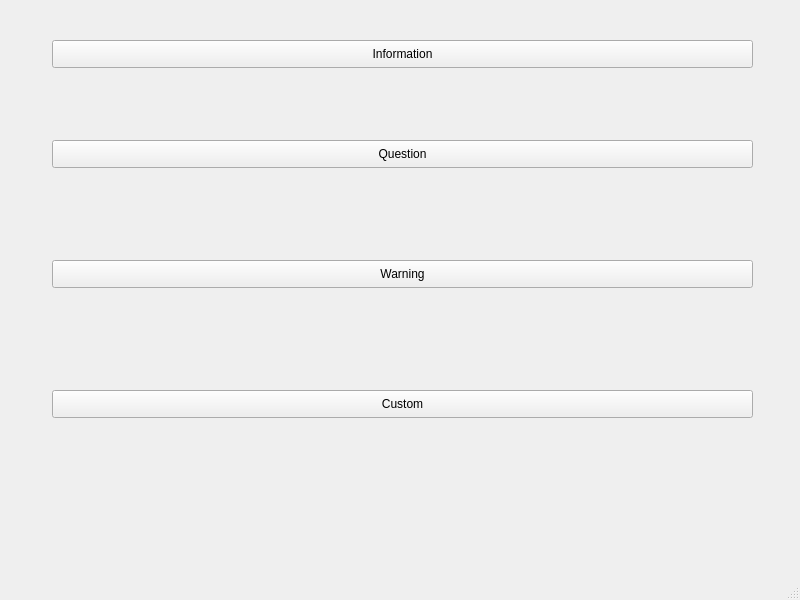
<?xml version="1.0" encoding="UTF-8"?>
<ui version="4.0">
 <class>MainWindowsubi</class>
 <widget class="QMainWindow" name="MainWindowsubha">
  <property name="geometry">
   <rect>
    <x>0</x>
    <y>0</y>
    <width>800</width>
    <height>600</height>
   </rect>
  </property>
  <property name="windowTitle">
   <string>MainWindowsubha</string>
  </property>
  <widget class="QWidget" name="centralwidget">
   <widget class="QPushButton" name="pushButton">
    <property name="geometry">
     <rect>
      <x>52</x>
      <y>40</y>
      <width>701</width>
      <height>28</height>
     </rect>
    </property>
    <property name="text">
     <string>Information</string>
    </property>
   </widget>
   <widget class="QPushButton" name="pushButton_2">
    <property name="geometry">
     <rect>
      <x>52</x>
      <y>140</y>
      <width>701</width>
      <height>28</height>
     </rect>
    </property>
    <property name="text">
     <string>Question</string>
    </property>
   </widget>
   <widget class="QPushButton" name="pushButton_3">
    <property name="geometry">
     <rect>
      <x>52</x>
      <y>260</y>
      <width>701</width>
      <height>28</height>
     </rect>
    </property>
    <property name="text">
     <string>Warning</string>
    </property>
   </widget>
   <widget class="QPushButton" name="pushButton_4">
    <property name="geometry">
     <rect>
      <x>52</x>
      <y>390</y>
      <width>701</width>
      <height>28</height>
     </rect>
    </property>
    <property name="text">
     <string>Custom</string>
    </property>
   </widget>
  </widget>
  <widget class="QMenuBar" name="menubar">
   <property name="geometry">
    <rect>
     <x>0</x>
     <y>0</y>
     <width>800</width>
     <height>26</height>
    </rect>
   </property>
  </widget>
  <widget class="QStatusBar" name="statusbar"/>
 </widget>
 <resources/>
 <connections/>
</ui>
